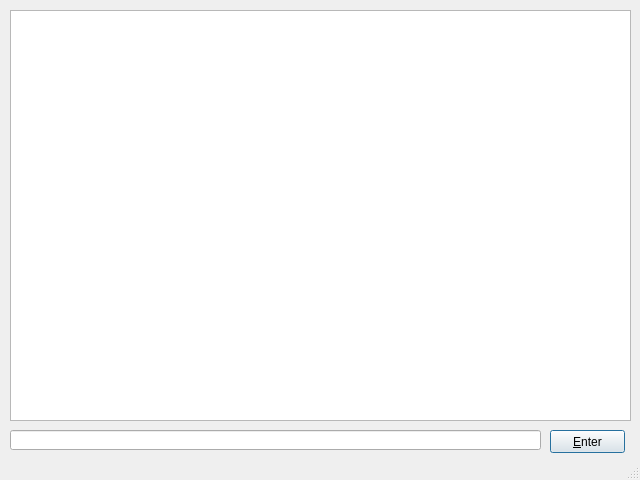
<?xml version="1.0" encoding="UTF-8"?>
<ui version="4.0">
 <class>MainWindow</class>
 <widget class="QMainWindow" name="MainWindow">
  <property name="geometry">
   <rect>
    <x>0</x>
    <y>0</y>
    <width>640</width>
    <height>480</height>
   </rect>
  </property>
  <property name="minimumSize">
   <size>
    <width>640</width>
    <height>480</height>
   </size>
  </property>
  <property name="maximumSize">
   <size>
    <width>640</width>
    <height>480</height>
   </size>
  </property>
  <property name="windowTitle">
   <string>MainWindow</string>
  </property>
  <widget class="QWidget" name="centralWidget">
   <widget class="QTextEdit" name="textEdit">
    <property name="geometry">
     <rect>
      <x>10</x>
      <y>10</y>
      <width>621</width>
      <height>411</height>
     </rect>
    </property>
   </widget>
   <widget class="QLineEdit" name="lineEdit">
    <property name="geometry">
     <rect>
      <x>10</x>
      <y>430</y>
      <width>531</width>
      <height>20</height>
     </rect>
    </property>
   </widget>
   <widget class="QPushButton" name="pushButton">
    <property name="geometry">
     <rect>
      <x>550</x>
      <y>430</y>
      <width>75</width>
      <height>23</height>
     </rect>
    </property>
    <property name="text">
     <string>&amp;Enter</string>
    </property>
    <property name="autoDefault">
     <bool>true</bool>
    </property>
    <property name="default">
     <bool>true</bool>
    </property>
   </widget>
  </widget>
  <widget class="QStatusBar" name="statusBar"/>
 </widget>
 <layoutdefault spacing="6" margin="11"/>
 <resources/>
 <connections/>
</ui>
